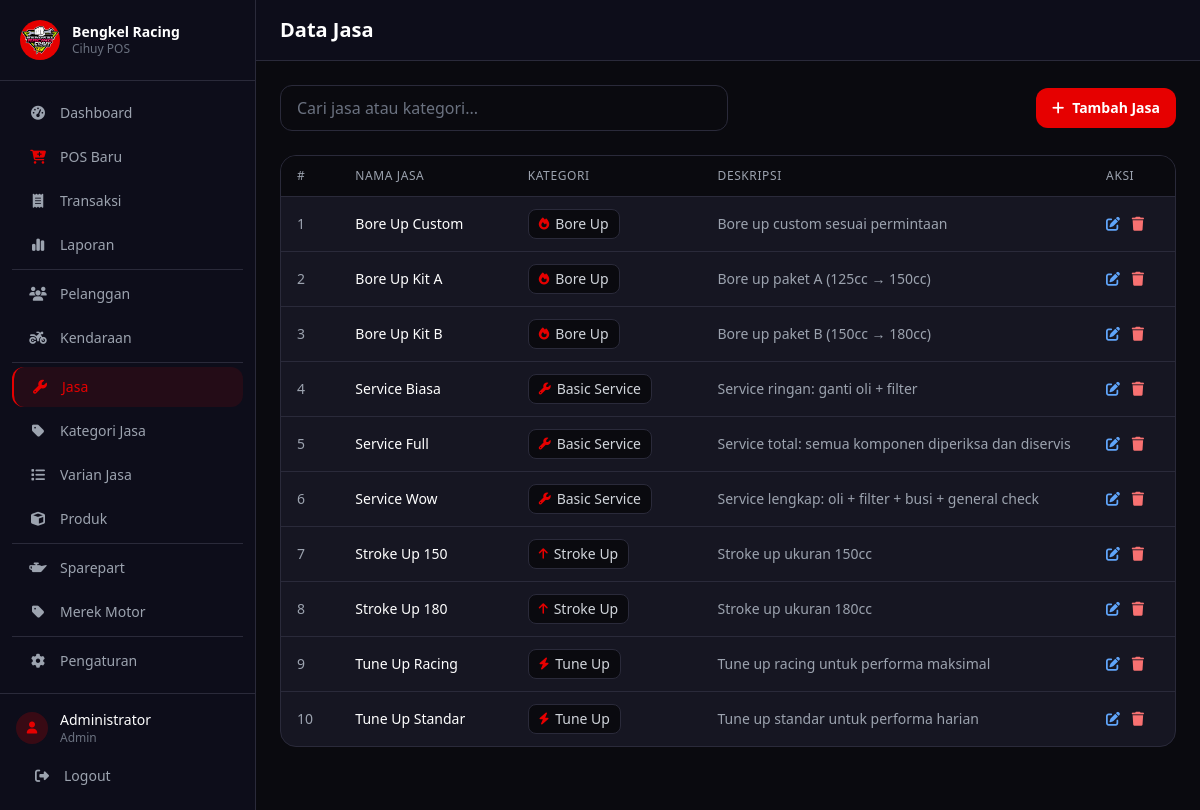
The page /pages/jasa/index.php (signed in) on the database its author committed.
### tables this page shows
CREATE TABLE jasa (
    id INT AUTO_INCREMENT PRIMARY KEY,
    id_kategori INT NOT NULL,
    nama VARCHAR(200) NOT NULL,
    deskripsi TEXT,
    FOREIGN KEY (id_kategori) REFERENCES kategori_jasa(id)
);

CREATE TABLE kategori_jasa (
    id INT AUTO_INCREMENT PRIMARY KEY,
    nama VARCHAR(100) NOT NULL,
    icon VARCHAR(50),
    punya_breakdown TINYINT(1) DEFAULT 0
);

### pages/jasa/index.php (the view, shortened to what this page needs)
<?php
require_once '../../config/database.php';
$search = $_GET['search'] ?? '';
$page = (int)($_GET['page'] ?? 1);
$limit = 20;
$offset = ($page - 1) * $limit;
$where = '';
$query = "SELECT j.*, k.nama AS nama_kategori, k.icon
          FROM jasa j
          JOIN kategori_jasa k ON j.id_kategori = k.id
          $where
          ORDER BY j.nama ASC
          LIMIT $limit OFFSET $offset";
$result = $conn->query($query);
include '../../layout/header.php';
include '../../layout/sidebar.php';
?>
<div class="flex-1 flex flex-col w-full min-w-0">
    <header class="bg-[#0d0d1a] border-b border-[#2a2a3a] px-4 md:px-6 py-4 pl-16 md:pl-6">
        <div class="flex items-center justify-between">
            <h2 class="text-xl font-bold text-white">Data Jasa</h2>
        </div>
    </header>
    <main class="flex-1 p-4 md:p-6 overflow-y-auto">
        <div class="flex flex-col sm:flex-row items-stretch sm:items-center justify-between gap-3 mb-6">
            <form method="GET" class="w-full sm:max-w-md">
                <input type="text" name="search" placeholder="Cari jasa atau kategori..."
                       value="<?= htmlspecialchars($search) ?>"
                       class="w-full px-4 py-2.5 bg-[#0a0a0f] border border-[#2a2a3a] rounded-xl text-white placeholder-gray-500 focus:outline-none focus:border-[#e60000]">
            </form>
            <a href="tambah.php" class="w-full sm:w-auto text-center px-4 py-2.5 bg-[#e60000] hover:bg-[#ffd700] text-white text-sm font-semibold rounded-xl transition-colors">
                <i class="fas fa-plus mr-2"></i>Tambah Jasa
            </a>
        </div>
        <?php if ($result && $result->num_rows > 0): ?>
            <div class="bg-[#161622] rounded-2xl border border-[#2a2a3a] overflow-hidden">
                <div class="table-responsive">
                    <table class="table-custom w-full">
                        <thead>
                            <tr class="bg-[#0a0a0f]">
                                <th class="px-4 py-3 text-left text-xs font-medium text-gray-400 uppercase tracking-wider">#</th>
                                <th class="px-4 py-3 text-left text-xs font-medium text-gray-400 uppercase tracking-wider">Nama Jasa</th>
                                <th class="px-4 py-3 text-left text-xs font-medium text-gray-400 uppercase tracking-wider">Kategori</th>
                                <th class="px-4 py-3 text-left text-xs font-medium text-gray-400 uppercase tracking-wider">Deskripsi</th>
                                <th class="px-4 py-3 text-left text-xs font-medium text-gray-400 uppercase tracking-wider">Aksi</th>
                            </tr>
                        </thead>
                        <tbody>
                            <?php $no = $offset + 1; while ($row = $result->fetch_assoc()): ?>
                                <tr class="border-t border-[#2a2a3a] hover:bg-white/[0.02]">
                                    <td class="px-4 py-3 text-sm text-gray-400"><?= $no++ ?></td>
                                    <td class="px-4 py-3 text-sm font-medium text-white"><?= htmlspecialchars($row['nama']) ?></td>
                                    <td class="px-4 py-3 text-sm">
                                        <span class="inline-flex items-center gap-1.5 px-2.5 py-1 bg-[#0a0a0f] rounded-lg text-gray-300 border border-[#2a2a3a]">
                                            <?php if ($row['icon']): ?>
                                                <i class="fas <?= htmlspecialchars($row['icon']) ?> text-[#e60000] text-xs"></i>
                                            <?php endif; ?>
                                            <?= htmlspecialchars($row['nama_kategori']) ?>
                                        </span>
                                    </td>
                                    <td class="px-4 py-3 text-sm text-gray-400 max-w-xs truncate"><?= htmlspecialchars($row['deskripsi'] ?? '-') ?></td>
                                    <td class="px-4 py-3 text-sm">
                                        <a href="edit.php?id=<?= $row['id'] ?>" class="text-blue-400 hover:text-blue-300 mr-2" title="Edit">
                                            <i class="fas fa-edit"></i>
                                        </a>
                                        <a href="hapus.php?id=<?= $row['id'] ?>"
                                           class="text-red-400 hover:text-red-300"
                                           title="Hapus"
                                           onclick="return confirm('Yakin ingin menghapus jasa &quot;<?= htmlspecialchars($row['nama']) ?>&quot;?')">
                                            <i class="fas fa-trash"></i>
                                        </a>
                                    </td>
                                </tr>
                            <?php endwhile; ?>
                        </tbody>
                    </table>
                </div>
            </div>
        <?php endif; ?>
    </main>
</div>
<?php include '../../layout/footer.php'; ?>

### layout/header.php (shortened to what this page needs)
<!DOCTYPE html>
<html lang="id" class="overflow-x-hidden">
<head>
    <script src="https://cdn.tailwindcss.com"></script>
    <link rel="stylesheet" href="https://cdnjs.cloudflare.com/ajax/libs/font-awesome/6.7.0/css/all.min.css">
    <link rel="stylesheet" href="/assets/css/style.css">
</head>
<body class="bg-[#0a0a0f] text-white min-h-screen w-full overflow-x-hidden flex" x-data="{ sidebarOpen: false }">

### layout/sidebar.php (shortened to what this page needs)
<?php
$base = (strpos($_SERVER['PHP_SELF'], '/pages/') !== false) ? '../../' : '';
$menu = [
    ['label' => 'Dashboard', 'icon' => 'fa-gauge-high', 'link' => $base . 'dashboard.php'],
    ['label' => 'POS Baru', 'icon' => 'fa-cart-plus', 'link' => $base . 'pages/transaksi/baru.php', 'color' => 'text-[#e60000]'],
    ['label' => 'Transaksi', 'icon' => 'fa-receipt', 'link' => $base . 'pages/transaksi/index.php'],
    ['label' => 'Laporan', 'icon' => 'fa-chart-simple', 'link' => $base . 'pages/laporan/index.php'],
    [],
    ['label' => 'Pelanggan', 'icon' => 'fa-users', 'link' => $base . 'pages/pelanggan/index.php'],
    ['label' => 'Kendaraan', 'icon' => 'fa-motorcycle', 'link' => $base . 'pages/kendaraan/index.php'],
    [],
    ['label' => 'Jasa', 'icon' => 'fa-wrench', 'link' => $base . 'pages/jasa/index.php'],
    ['label' => 'Kategori Jasa', 'icon' => 'fa-tag', 'link' => $base . 'pages/kategori_jasa/index.php'],
    ['label' => 'Varian Jasa', 'icon' => 'fa-list', 'link' => $base . 'pages/varian/index.php'],
    ['label' => 'Produk', 'icon' => 'fa-cube', 'link' => $base . 'pages/master_item/index.php'],
    [],
    ['label' => 'Sparepart', 'icon' => 'fa-oil-can', 'link' => $base . 'pages/sparepart/index.php'],
    ['label' => 'Merek Motor', 'icon' => 'fa-tag', 'link' => $base . 'pages/merek/index.php'],
    [],
    ['label' => 'Pengaturan', 'icon' => 'fa-cog', 'link' => $base . 'pages/pengaturan/index.php'],
];
$current_path = $_SERVER['PHP_SELF'];
?>
<aside class="fixed inset-y-0 left-0 z-50 w-64 bg-[#0d0d1a] border-r border-[#2a2a3a] flex flex-col transform transition-transform duration-300 ease-in-out md:relative md:translate-x-0 md:z-auto"
       :class="sidebarOpen ? 'translate-x-0' : '-translate-x-full'">
    <div class="p-5 border-b border-[#2a2a3a] flex items-center justify-between">
        <div class="flex items-center gap-3">
            <div class="w-10 h-10 rounded-full bg-[#e60000] flex items-center justify-center overflow-hidden">
                <img src="<?= $base ?>assets/img/logo.png" alt="Racing Cihuy" class="w-10 h-10 object-cover">
            </div>
            <div>
                <h1 class="text-white font-bold text-sm leading-tight">Bengkel Racing</h1>
                <p class="text-gray-500 text-xs">Cihuy POS</p>
            </div>
        </div>
    </div>
    <nav class="flex-1 p-3 space-y-1 overflow-y-auto">
        <?php foreach ($menu as $item): ?>
            <?php if (empty($item)): ?>
                <div class="border-t border-[#2a2a3a] my-2"></div>
            <?php else:
                $link_clean = str_replace(['../../', '../'], '', $item['link']);
                $is_active = strpos($current_path, $link_clean) !== false && $link_clean !== 'dashboard.php';
            ?>
                <a href="<?= $item['link'] ?>"
                    class="flex items-center gap-3 px-4 py-2.5 rounded-xl text-sm transition-colors duration-200
                    <?= $is_active
                        ? 'bg-[#e60000]/10 text-[#e60000] border-l-2 border-[#e60000]'
                        : 'text-gray-400 hover:text-white hover:bg-white/5' ?>">
                    <i class="fas <?= $item['icon'] ?> w-5 text-center <?= $item['color'] ?? '' ?>"></i>
                    <span><?= $item['label'] ?></span>
                </a>
            <?php endif; ?>
        <?php endforeach; ?>
    </nav>
    <div class="p-4 border-t border-[#2a2a3a]">
        <div class="flex items-center gap-3 mb-3">
            <div class="w-8 h-8 rounded-full bg-[#e60000]/20 flex items-center justify-center">
                <i class="fas fa-user text-[#e60000] text-xs"></i>
            </div>
            <div class="flex-1 min-w-0">
                <p class="text-white text-sm font-medium truncate"><?= $_SESSION['nama'] ?? 'User' ?></p>
                <p class="text-gray-500 text-xs capitalize"><?= $_SESSION['role'] ?? '' ?></p>
            </div>
        </div>
        <a href="logout.php"
            class="flex items-center gap-3 px-4 py-2 rounded-xl text-sm text-gray-400 hover:text-red-400 hover:bg-red-500/5 transition-colors">
            <i class="fas fa-right-from-bracket w-5 text-center"></i>
            <span>Logout</span>
        </a>
    </div>
</aside>

### layout/footer.php (shortened to what this page needs)
</body>
</html>

### assets/css/style.css (style rules this page uses)
* { transition: background-color 0.2s, border-color 0.2s; }
.table-custom th { font-size: 0.75rem; text-transform: uppercase; letter-spacing: 0.05em; }
.table-responsive { overflow-x: auto; -webkit-overflow-scrolling: touch; }

### rows shown on the page
jasa: nama "Bore Up Custom", id_kategori.nama "Bore Up", deskripsi "Bore up custom sesuai permintaan"
jasa: nama "Bore Up Kit A", id_kategori.nama "Bore Up", deskripsi "Bore up paket A (125cc → 150cc)"
jasa: nama "Bore Up Kit B", id_kategori.nama "Bore Up", deskripsi "Bore up paket B (150cc → 180cc)"
jasa: nama "Service Biasa", id_kategori.nama "Basic Service", deskripsi "Service ringan: ganti oli + filter"
jasa: nama "Service Full", id_kategori.nama "Basic Service", deskripsi "Service total: semua komponen diperiksa dan diservis"
jasa: nama "Service Wow", id_kategori.nama "Basic Service", deskripsi "Service lengkap: oli + filter + busi + general check"
jasa: nama "Stroke Up 150", id_kategori.nama "Stroke Up", deskripsi "Stroke up ukuran 150cc"
jasa: nama "Stroke Up 180", id_kategori.nama "Stroke Up", deskripsi "Stroke up ukuran 180cc"
jasa: nama "Tune Up Racing", id_kategori.nama "Tune Up", deskripsi "Tune up racing untuk performa maksimal"
jasa: nama "Tune Up Standar", id_kategori.nama "Tune Up", deskripsi "Tune up standar untuk performa harian"

### other values the page prints
$item['label'] "Dashboard"
$item['label'] "POS Baru"
$item['label'] "Transaksi"
$item['label'] "Laporan"
$item['label'] "Pelanggan"
$item['label'] "Kendaraan"
$item['label'] "Jasa"
$item['label'] "Kategori Jasa"
$item['label'] "Varian Jasa"
$item['label'] "Produk"
$item['label'] "Sparepart"
$item['label'] "Merek Motor"
$item['label'] "Pengaturan"
$_SESSION['nama'] "Administrator"
$_SESSION['role'] "Admin"
